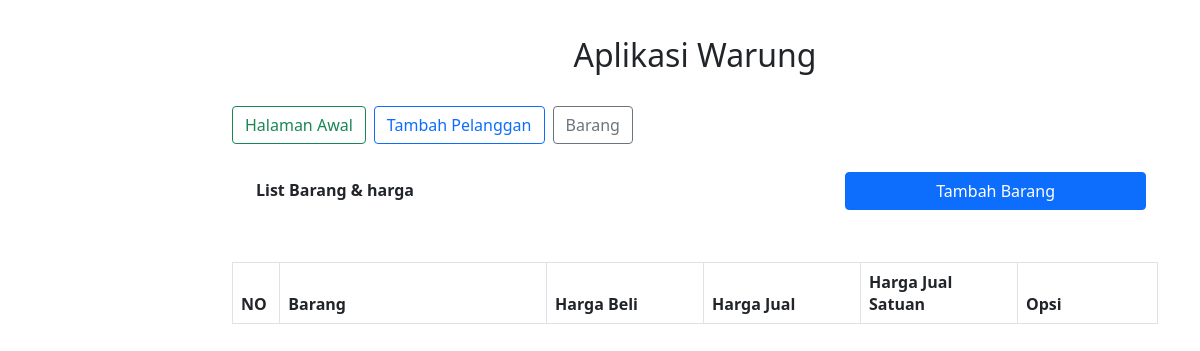
Page /barang.php on the earlier database version.
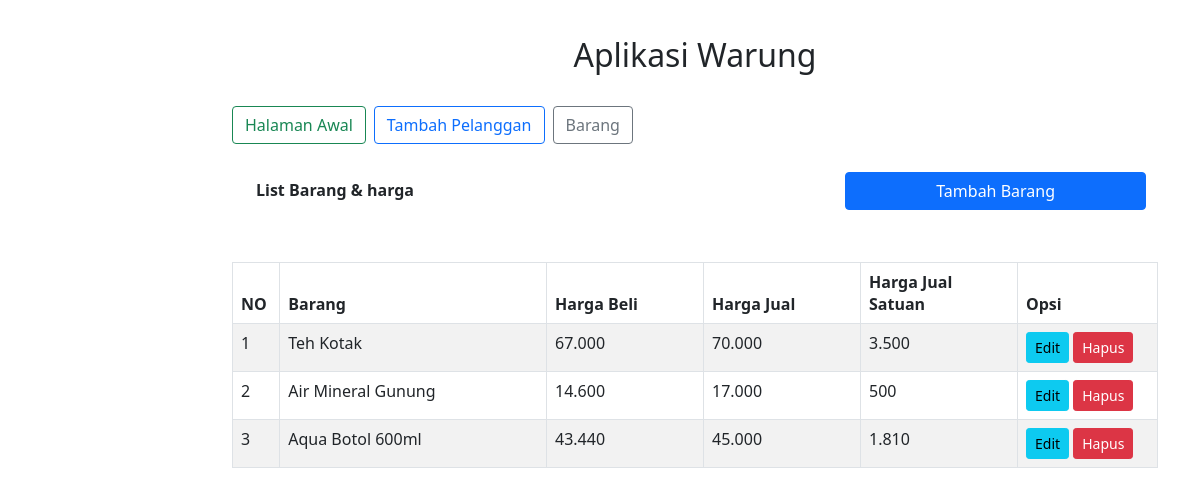
Same page on the later database version.
### tables this page shows
CREATE TABLE `barang` (
  `id_barang` int(115) NOT NULL,
  `nama_barang` varchar(115) NOT NULL,
  `harga_beli` varchar(115) NOT NULL,
  `harga_jual` varchar(1115) NOT NULL,
  `harga_jual_satuan` varchar(115) NOT NULL
);

### barang.php (the view, shortened to what this page needs)
<?php
include 'src\koneksi.php';
?>
<html>
<head>
    <link rel="stylesheet" href="asset/css/bootstrap.min.css" />
    <link rel="stylesheet" href="asset/css/datatables.css">
    <link rel="stylesheet" href="asset/css/jquery.dataTables.min.css">
</head>
<body>
    <div class="container" style="margin-top:3%">
        <div class="row">
            <div class=" col-md-10 offset-md-2">
                <?php
                include "nav.php"
                ?>
                <div class="container" style="margin-top:3%">
                    <div class="row">
                        <div class=" fw-bolder col-8" style="margin-top: 6px;"> List Barang & harga</div>
                        <div class="btn btn-primary col-4" data-bs-toggle="modal" data-bs-target="#tambahBrg">Tambah Barang</div>
                    </div>
                </div>
                <br>
                <table id="example" class="table table-striped table-bordered" style="margin-top:3%; width:100%">
                    <thead>
                        <tr>
                            <th width="5%">NO</th>
                            <th width="28.2%">Barang</th>
                            <th width="16.6%">Harga Beli</th>
                            <th width="16.6%">Harga Jual</th>
                            <th width="16.6%">Harga Jual Satuan</th>
                            <th width="14.8%">Opsi</th>
                        </tr>
                    </thead>
                    <tbody>
                        <?php
                        $no = 1;
                        $data = mysqli_query($koneksi, " SELECT * FROM barang ");
                        while ($rw = mysqli_fetch_array($data)) {
                        ?>
                            <tr>
                                <td>
                                    <?= $no++; ?>
                                </td>
                                <td>
                                    <?= $rw['nama_barang']; ?>
                                </td>
                                <td>
                                    <?= $rw['harga_beli']; ?>
                                </td>
                                <td>
                                    <?= $rw['harga_jual']; ?>
                                </td>
                                <td>
                                    <?= $rw['harga_jual_satuan']; ?>
                                </td>
                                <td>
                                    <a class="btn btn-info btn-sm" data-bs-toggle="modal" data-bs-target="#editBrg<?php echo $rw['id_barang']; ?>">Edit</a>
                                    <a href="src\hapusBarang.php?id_barang=<?= $rw['id_barang']; ?>" onclick="return deleteconfig()"><span class="btn btn-danger btn-sm">Hapus</span></a>
                                </td>
                            </tr>
                        <?php
                        }
                        ?>
                    </tbody>
                </table>
            </div>
        </div>
    </div>
</body>
</html>

Differences in the rows shown:
added barang: nama_barang "Teh Kotak", harga_beli "67.000", harga_jual "70.000", harga_jual_satuan "3.500"
added barang: nama_barang "Air Mineral Gunung", harga_beli "14.600", harga_jual "17.000", harga_jual_satuan "500"
added barang: nama_barang "Aqua Botol 600ml", harga_beli "43.440", harga_jual "45.000", harga_jual_satuan "1.810"
